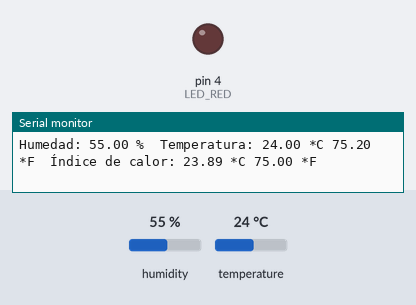
A sketch run on a simulated Arduino Uno, built with avr-gcc and run on an emulated ATmega328P. On the bench: output pins drawn as LEDs (lit = HIGH), the last lines printed to the serial monitor. Inputs (shaded band) come from the test bench; at power-on: temperature 24 °C, humidity 55 %. Pins used as bus, display or sensor lines are not drawn.

Above: at 10.8 s.
10.9 s: temperature set to 29 °C
18.4 s: temperature set to 32 °C
At 21.0 s:
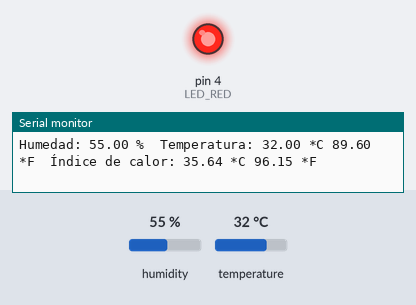
25.9 s: temperature set to 12 °C
At 30.7 s:
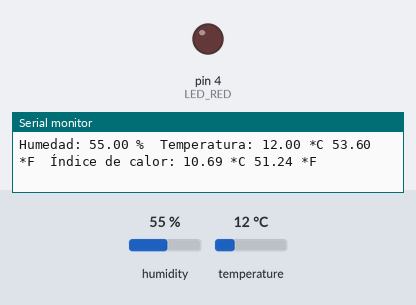
33.4 s: temperature set to 33 °C
At 36.2 s:
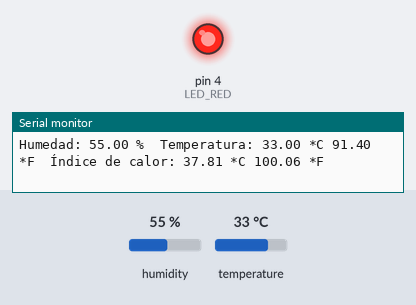
Timing chart, 0 to 37.7 s (numbered marks = the images above; inputs shaded):
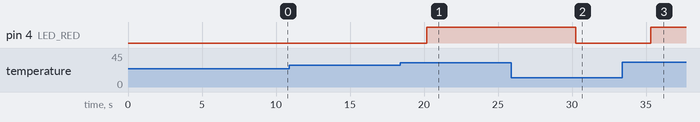

Measured:
- the behaviour switches between 30 and 31 °C on temperature (found by bisection; images 0 and 1)
- after the input at 18.4 s, pin 4 (LED_RED): LOW → HIGH after 1.8 s
- after the input at 25.9 s, pin 4 (LED_RED): HIGH → LOW after 4.4 s
- after the input at 33.4 s, pin 4 (LED_RED): LOW → HIGH after 1.9 s

The sketch:

sketch_nov19b.ino
```cpp
#include <DHT.h>

// Definimos el pin digital donde se conecta el sensor
#define DHTPIN 2
#define DHTTYPE DHT11

// Inicializamos el sensor DHT11
DHT dht(DHTPIN, DHTTYPE);

// Definimos los pines de los LEDs
#define LED_BLUE 2
#define LED_GREEN -3
#define LED_RED 4

void setup() {
  // Inicializamos comunicación serie
  Serial.begin(9600);

  // Comenzamos el sensor DHT
  dht.begin();

  // Configuramos los pines de los LEDs como salidas
  pinMode(LED_BLUE, OUTPUT);
  pinMode(LED_GREEN, OUTPUT);
  pinMode(LED_RED, OUTPUT);

  // Apagamos todos los LEDs al inicio
  digitalWrite(LED_BLUE, LOW);
  digitalWrite(LED_GREEN, LOW);
  digitalWrite(LED_RED, LOW);
}

void loop() {
    // Esperamos 5 segundos entre medidas
  delay(5000);

  // Leemos la humedad relativa
  float h = dht.readHumidity();
  // Leemos la temperatura en grados centígrados
  float t = dht.readTemperature();
  // Leemos la temperatura en grados Fahrenheit
  float f = dht.readTemperature(true);

  // Comprobamos si ha habido algún error en la lectura
  if (isnan(h) || isnan(t) || isnan(f)) {
    Serial.println("Error obteniendo los datos del sensor DHT11");
    return;
  }

  // Calcular el índice de calor en Fahrenheit
  float hif = dht.computeHeatIndex(f, h);
  // Calcular el índice de calor en grados centígrados
  float hic = dht.computeHeatIndex(t, h, false);

  Serial.print("Humedad: ");
  Serial.print(h);
  Serial.print(" %\t");
  Serial.print("Temperatura: ");
  Serial.print(t);
  Serial.print(" *C ");
  Serial.print(f);
  Serial.print(" *F\t");
  Serial.print("Índice de calor: ");
  Serial.print(hic);
  Serial.print(" *C ");
  Serial.print(hif);
  Serial.println(" *F");

  // Lógica para encender los LEDs
  if (t > 30) { // Si la temperatura es mayor a 30 grados Celsius
    digitalWrite(LED_RED, HIGH); // Enciende el LED rojo
    digitalWrite(LED_GREEN, LOW); // Apaga el LED verde
    digitalWrite(LED_BLUE, LOW);  // Apaga el LED azul
  } else if (t > 20) { // Si la temperatura está entre 20 y 30 grados Celsius
    digitalWrite(LED_RED, LOW); // Apaga el LED rojo
    digitalWrite(LED_GREEN, HIGH); // Enciende el LED verde
    digitalWrite(LED_BLUE, LOW);  // Apaga el LED azul
  } else { // Si la temperatura es menor a 20 grados Celsius
    digitalWrite(LED_RED, LOW); // Apaga el LED rojo
    digitalWrite(LED_GREEN, LOW); // Apaga el LED verde
    digitalWrite(LED_BLUE, HIGH); // Enciende el LED azul
  }
}
```
